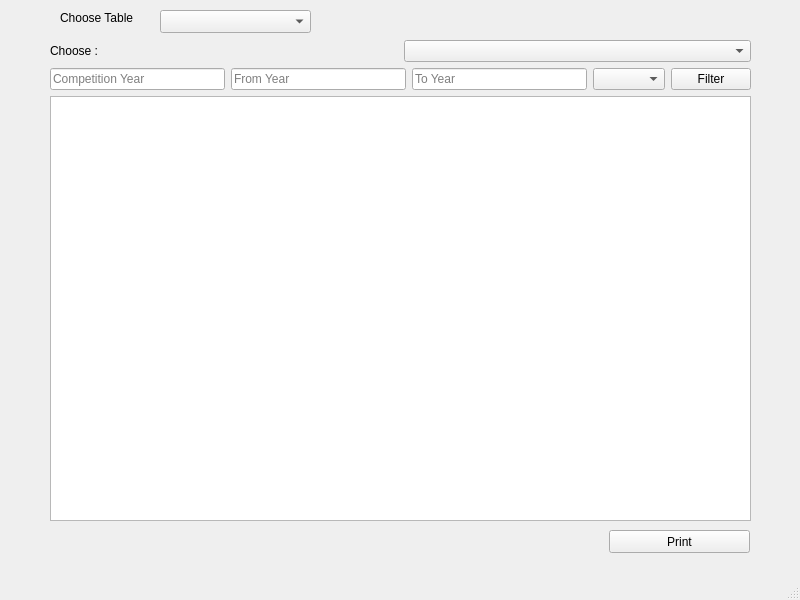
<?xml version="1.0" encoding="UTF-8"?>
<ui version="4.0">
 <class>print_win</class>
 <widget class="QMainWindow" name="print_win">
  <property name="geometry">
   <rect>
    <x>0</x>
    <y>0</y>
    <width>800</width>
    <height>600</height>
   </rect>
  </property>
  <property name="windowTitle">
   <string>MainWindow</string>
  </property>
  <widget class="QWidget" name="centralwidget">
   <widget class="QComboBox" name="table_select">
    <property name="geometry">
     <rect>
      <x>160</x>
      <y>10</y>
      <width>151</width>
      <height>23</height>
     </rect>
    </property>
   </widget>
   <widget class="QLabel" name="label">
    <property name="geometry">
     <rect>
      <x>60</x>
      <y>10</y>
      <width>101</width>
      <height>16</height>
     </rect>
    </property>
    <property name="text">
     <string>Choose Table</string>
    </property>
   </widget>
   <widget class="QPushButton" name="print_btn">
    <property name="geometry">
     <rect>
      <x>609</x>
      <y>530</y>
      <width>141</width>
      <height>23</height>
     </rect>
    </property>
    <property name="text">
     <string>Print</string>
    </property>
   </widget>
   <widget class="QWidget" name="verticalLayoutWidget">
    <property name="geometry">
     <rect>
      <x>50</x>
      <y>40</y>
      <width>701</width>
      <height>481</height>
     </rect>
    </property>
    <layout class="QVBoxLayout" name="verticalLayout_2">
     <item>
      <layout class="QHBoxLayout" name="horizontalLayout">
       <item>
        <widget class="QLabel" name="choose_lbl">
         <property name="text">
          <string>Choose :</string>
         </property>
        </widget>
       </item>
       <item>
        <widget class="QComboBox" name="choose_table_box"/>
       </item>
      </layout>
     </item>
     <item>
      <layout class="QHBoxLayout" name="horizontalLayout_2">
       <item>
        <widget class="QLineEdit" name="comp_yearEdit">
         <property name="placeholderText">
          <string>Competition Year</string>
         </property>
        </widget>
       </item>
       <item>
        <widget class="QLineEdit" name="fromYearEdit">
         <property name="placeholderText">
          <string>From Year</string>
         </property>
        </widget>
       </item>
       <item>
        <widget class="QLineEdit" name="toYearEdit">
         <property name="placeholderText">
          <string>To Year</string>
         </property>
        </widget>
       </item>
       <item>
        <widget class="QComboBox" name="comboBox_2"/>
       </item>
       <item>
        <widget class="QPushButton" name="filter_btn">
         <property name="text">
          <string>Filter</string>
         </property>
        </widget>
       </item>
      </layout>
     </item>
     <item>
      <widget class="QTableView" name="tableView"/>
     </item>
    </layout>
   </widget>
  </widget>
  <widget class="QMenuBar" name="menubar">
   <property name="geometry">
    <rect>
     <x>0</x>
     <y>0</y>
     <width>800</width>
     <height>20</height>
    </rect>
   </property>
  </widget>
  <widget class="QStatusBar" name="statusbar"/>
 </widget>
 <resources/>
 <connections/>
</ui>
